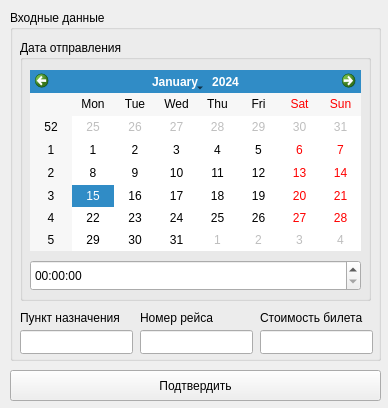
<?xml version="1.0" encoding="UTF-8"?>
<ui version="4.0">
 <class>InputForm</class>
 <widget class="QWidget" name="InputForm">
  <property name="geometry">
   <rect>
    <x>0</x>
    <y>0</y>
    <width>388</width>
    <height>408</height>
   </rect>
  </property>
  <property name="windowTitle">
   <string>Form</string>
  </property>
  <widget class="QGroupBox" name="groupBox">
   <property name="geometry">
    <rect>
     <x>10</x>
     <y>10</y>
     <width>371</width>
     <height>351</height>
    </rect>
   </property>
   <property name="title">
    <string>Входные данные</string>
   </property>
   <widget class="QLineEdit" name="priceLineEdit">
    <property name="geometry">
     <rect>
      <x>250</x>
      <y>320</y>
      <width>113</width>
      <height>24</height>
     </rect>
    </property>
   </widget>
   <widget class="QLineEdit" name="flightNumberLineEdit">
    <property name="geometry">
     <rect>
      <x>130</x>
      <y>320</y>
      <width>113</width>
      <height>24</height>
     </rect>
    </property>
   </widget>
   <widget class="QLineEdit" name="destinationLineEdit">
    <property name="geometry">
     <rect>
      <x>10</x>
      <y>320</y>
      <width>113</width>
      <height>24</height>
     </rect>
    </property>
   </widget>
   <widget class="QGroupBox" name="groupBox_2">
    <property name="geometry">
     <rect>
      <x>10</x>
      <y>30</y>
      <width>351</width>
      <height>261</height>
     </rect>
    </property>
    <property name="title">
     <string>Дата отправления</string>
    </property>
    <widget class="QCalendarWidget" name="calendarWidget">
     <property name="geometry">
      <rect>
       <x>10</x>
       <y>30</y>
       <width>331</width>
       <height>181</height>
      </rect>
     </property>
    </widget>
    <widget class="QTimeEdit" name="timeEdit">
     <property name="geometry">
      <rect>
       <x>10</x>
       <y>220</y>
       <width>331</width>
       <height>31</height>
      </rect>
     </property>
    </widget>
   </widget>
   <widget class="QLabel" name="label">
    <property name="geometry">
     <rect>
      <x>10</x>
      <y>300</y>
      <width>111</width>
      <height>16</height>
     </rect>
    </property>
    <property name="text">
     <string>Пункт назначения</string>
    </property>
   </widget>
   <widget class="QLabel" name="label_2">
    <property name="geometry">
     <rect>
      <x>130</x>
      <y>300</y>
      <width>111</width>
      <height>16</height>
     </rect>
    </property>
    <property name="text">
     <string>Номер рейса</string>
    </property>
   </widget>
   <widget class="QLabel" name="label_3">
    <property name="geometry">
     <rect>
      <x>250</x>
      <y>300</y>
      <width>111</width>
      <height>16</height>
     </rect>
    </property>
    <property name="text">
     <string>Стоимость билета</string>
    </property>
   </widget>
  </widget>
  <widget class="QPushButton" name="applyPushButton">
   <property name="geometry">
    <rect>
     <x>10</x>
     <y>370</y>
     <width>371</width>
     <height>31</height>
    </rect>
   </property>
   <property name="text">
    <string>Подтвердить</string>
   </property>
  </widget>
 </widget>
 <resources/>
 <connections/>
</ui>
